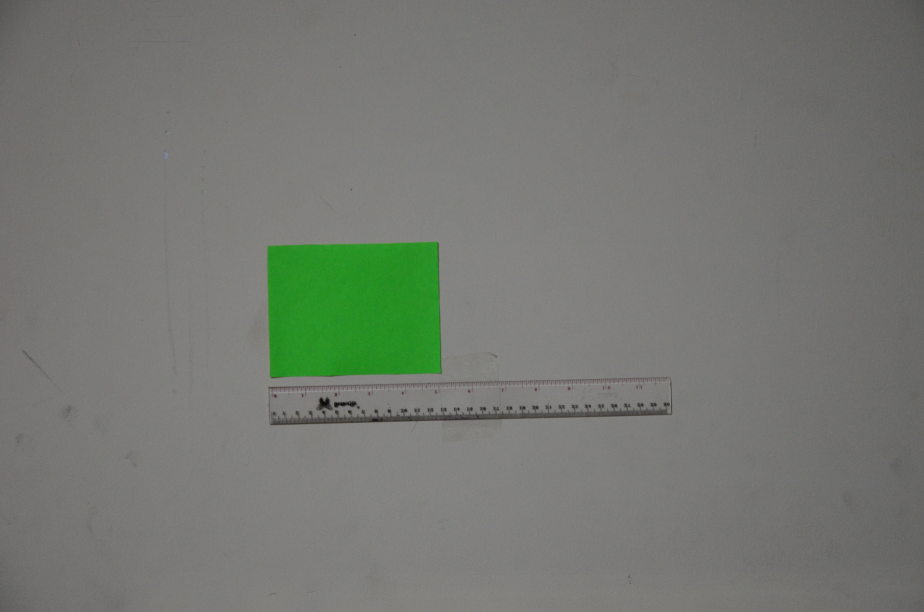
#> input picture task/task02/img/pos1.jpg, 3696 x 2448 px, found by its file name (shown at 1/4 size); its folder holds 6 pictures in this run
$ python 10219084_no01.py
#> lines starting #> are read from the running program, lines starting #| are printed output that depends on the picture; after the words box and inside, x2 and y2 are one past the last pixel; in counts of white or black regions, pixels touching at a corner belong together
import cv2 as cv
import matplotlib.pyplot as plt
import numpy as np
import sys
from scipy.spatial import distance as dist
from math import sqrt


def imshow_resized(I, winname='output', divider=1):
    h,w = I.shape[:2]
    im = cv.resize(I, (w//divider,h//divider))
    cv.imshow(winname, im)

def show_histogram(I, channels=[0], mask=None, hist_size=[256], ranges=[0,256]):
    hist = cv.calcHist(I, channels, mask, hist_size, ranges)
    plt.plot(hist)
    plt.grid(which='major', linewidth=1.2)
    plt.grid(which='minor', linewidth=0.6)
    plt.minorticks_on()
    plt.tight_layout()
    # then, call plt.show() in main program

def show_hsv_hist(I):
    h,s,v = I[:,:,0], I[:,:,1], I[:,:,2]
    plt.subplot(131), plt.title('H'), show_histogram([h], channels=[0])
    plt.subplot(132), plt.title('S'), show_histogram([s], channels=[0])
    plt.subplot(133), plt.title('V'), show_histogram([v], channels=[0])
    # then, call plt.show() in main program

# i want to rearrange: topleft, topright, btmright, btmleft
def reorder_box(pts):
	xSorted = pts[np.argsort(pts[:, 0]), :]
	leftMost = xSorted[:2, :]
	rightMost = xSorted[2:, :]
	leftMost = leftMost[np.argsort(leftMost[:, 1]), :]
	(tl, bl) = leftMost
	D = dist.cdist(tl[np.newaxis], rightMost, "euclidean")[0]
	(br, tr) = rightMost[np.argsort(D)[::-1], :]
	return np.array([tl, tr, br, bl])

def get_boxes(cnts):
    boxes = []      # array to store box for every contour
    for cnt in cnts:
        rect = cv.minAreaRect(cnt)
        box = cv.boxPoints(rect)
        box = np.int0(box)
        box = reorder_box(box)      # reorder 4 points in box
        boxes.append(box)
    return boxes

def draw_contours(I, cnts):
    boxes = get_boxes(cnts)
    cv.drawContours(I, boxes, -1, (0,255,255), 1)
    return I, boxes

# get centroid of every detected cnt, return it as array
def get_centroid(cnts):
    arr = []    # to store centroid(s)
    for cnt in cnts:    # iterate on every object detected
        M = cv.moments(cnt)
        cx = int(M['m10']/M['m00'])
        cy = int(M['m01']/M['m00'])
        arr.append( (cx, cy) )
    return arr

def put_text_centroid(frame, xc, yc, text, factor=1):
    dist = 20*factor
    org = (xc-dist-dist, yc-dist)
    fontFace = cv.FONT_HERSHEY_SIMPLEX
    fontScale = 0.5*factor
    color = (0,255,0)
    thickness = 1*factor
    text_color_bg = (0,0,0)
    # background
    text_size, _ = cv.getTextSize(text, fontFace, fontScale, thickness)
    text_w, text_h = text_size
    cv.rectangle(frame, org, (org[0]+text_w, org[1]-text_h), text_color_bg, -1)
    cv.putText(frame, text, org, fontFace, fontScale, color, thickness, cv.LINE_AA)

# draw point for every centroid in centroid_array
def draw_centroid(frame, arr):
    # access pixel and change the color
    if len(arr) != 0: count_id = 1
    for (xc, yc) in arr:    # remember that, arr = [(cendtroid_id_1), (centroid_id_2), ...]
        cv.circle(frame, center=(xc, yc), radius=1, color=(0,0,255), thickness=2)
        put_text_centroid(frame, xc, yc, text="(%s, %s)" %(xc, yc), factor=1)
        count_id += 1
    return frame

def im_process(im_path='./img/filename.jpg'):
    im_ori = cv.imread(sys.path[0] + im_path)
    im_resize = cv.resize(im_ori, (960,540))
    im_hsv = cv.cvtColor(im_resize, cv.COLOR_BGR2HSV)
    im_blur = cv.GaussianBlur(im_hsv, (5,5), 5)

    # from the hsv histogram, i know the lower n upper hsv
    # show_hsv_hist(im_hsv), plt.show()   # hide this later
    lower_hsv, upper_hsv = np.array([50,64,64]), np.array([70,255,255])
    mask = cv.inRange(im_blur, lower_hsv, upper_hsv)

    # remove little area
    kernel = np.ones((5,5), np.uint8)
    im_eroded = cv.erode(mask, kernel, 10)
    im_dilated = cv.dilate(im_eroded, kernel, 10)

    im_edged = cv.Canny(im_dilated, 0, 255)
    cnts, hierarchy = cv.findContours(im_edged, cv.RETR_EXTERNAL, cv.CHAIN_APPROX_SIMPLE)
    print('Jumlah kontur terdeteksi: %s' %len(cnts))
    im_contoured, cnts = draw_contours(im_resize.copy(), cnts)

    # get n draw centroid of every cnt
    centroid_arr = get_centroid(cnts)
    im_centroided = draw_centroid(im_contoured, centroid_arr)

    return im_centroided, centroid_arr

def get_euclidian_distance(pt1=[0,0], pt2=[0,0]):
    dx = pt2[0] - pt1[0]
    dy = pt2[1] - pt1[1]
    dist = sqrt(dx**2 + dy**2)
    return dist

def midpoint(ptA, ptB):
	return ((ptA[0] + ptB[0]) * 0.5, (ptA[1] + ptB[1]) * 0.5)

# i want to blend 2 image
def get_final_im(im1, im2, pts1, pts2):
    im = cv.addWeighted(im1, 0.5, im2, 0.5, gamma=0.0)
    cv.line(im, pts1, pts2, (0,0,255), 1)
    (xc,yc) = midpoint(pts1, pts2)
    distance = get_euclidian_distance(pts1, pts2)
    put_text_centroid(im, int(xc), int(yc), text='d=%spx' %int(distance), factor=1)
    return im

def save_list_images(list_im=[], labels=[]):
    for i in range(len(list_im)):
        filename = sys.path[0] + './img/%s.jpg' %(labels[i])
        cv.imwrite(filename, list_im[i])


if __name__ == "__main__":
    im_pos1, centroid_arr1 = im_process(im_path='./img/pos1.jpg')
#> in im_process, im_ori is the input picture: shape (2448, 3696, 3); mean B, G, R 113.7, 120.4, 116.8
#> in im_process, `im_hsv = cv.cvtColor(im_resize, cv.COLOR_BGR2HSV)`: im_hsv: shape (540, 960, 3); mean H, S, V 31, 14.6, 121.1
#> in im_process, `im_blur = cv.GaussianBlur(im_hsv, (5,5), 5)`: im_blur: shape (540, 960, 3); mean H, S, V 31, 14.6, 121.1
#> in im_process, `mask = cv.inRange(im_blur, lower_hsv, upper_hsv)`:
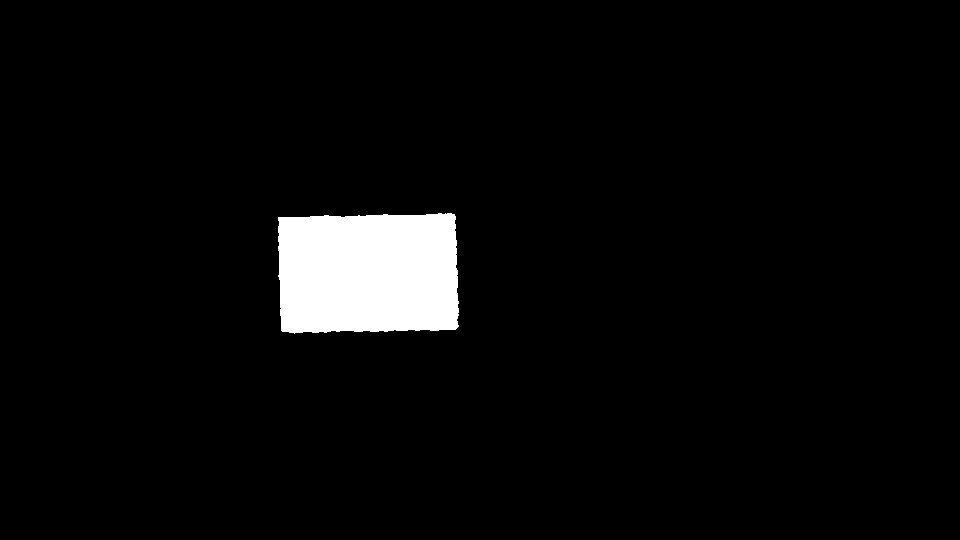
#> mask: shape (540, 960); 4% white; 1 white region, box (x1, y1, x2, y2) and area: (278, 213, 459, 334) 20620
#> in im_process, `im_eroded = cv.erode(mask, kernel, 10)`: im_eroded: shape (540, 960); 3.7% white; 1 white region, box (x1, y1, x2, y2) and area: (280, 215, 457, 331) 19320
#> in im_process, `im_dilated = cv.dilate(im_eroded, kernel, 10)`: im_dilated: shape (540, 960); 4% white; 1 white region, box (x1, y1, x2, y2) and area: (278, 213, 459, 333) 20584
#> in im_process, `im_edged = cv.Canny(im_dilated, 0, 255)`:
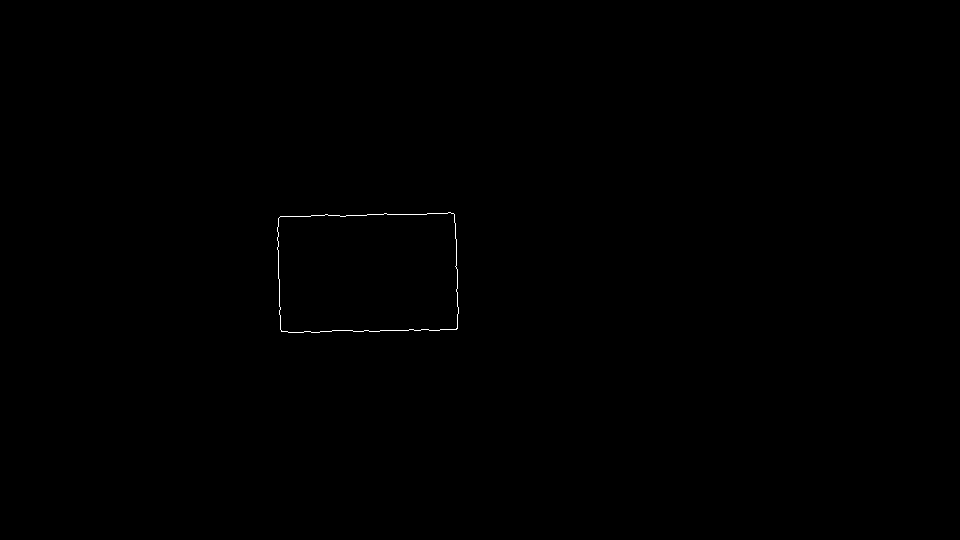
#> im_edged: shape (540, 960); 0.11% white in thin lines or dots, all inside (x1, y1, x2, y2) = (277, 212, 459, 333)
#> in im_process, `cnts, hierarchy = cv.findContours(im_edged, cv.RETR_EXTERNAL, cv.CHAIN..`: cnts = 1 contour; box (x1, y1, x2, y2) and area: (277, 212, 459, 333) 20594
#| Jumlah kontur terdeteksi: 1
#> the loop in get_boxes, `for cnt in cnts:` made 1 pass
#> (rect, box, D in reorder_box) on pass 1: (((367.4, 272.2), (180, 117.9), -0.955), [[276, 214], [456, 211], [458, 329], [278, 332]], [180, 215.3])
#> after the loop in get_boxes, `for cnt in cnts:`: boxes = [[[276, 214], [456, 211], [458, 329], [278, 332]]]
#> the loop in get_centroid, `for cnt in cnts:` made 1 pass
#> (cnt, cx, cy) on pass 1: ([[276, 214], [456, 211], [458, 329], [278, 332]], 367, 271)
#> after the loop in get_centroid, `for cnt in cnts:`: arr = [(367, 271)]
#> the loop in draw_centroid, `for (xc, yc) in arr:` made 1 pass
#> (xc, yc, dist in put_text_centroid, org in put_text_centroid, fontFace in put_text_centroid, fontScale in put_text_centroid, color in put_text_centroid, thickness in put_text_centroid) on pass 1: (367, 271, 20, (327, 251), 0, 0.5, (0, 255, 0), 1)
#> after the loop in draw_centroid, `for (xc, yc) in arr:`: count_id = 2
#> centroid_arr1 = [(367, 271)]
    print(centroid_arr1)
#| [(367, 271)]
    im_pos2, centroid_arr2 = im_process(im_path='./img/pos2.jpg')
#> call 2 of im_process, with im_path = './img/pos2.jpg'
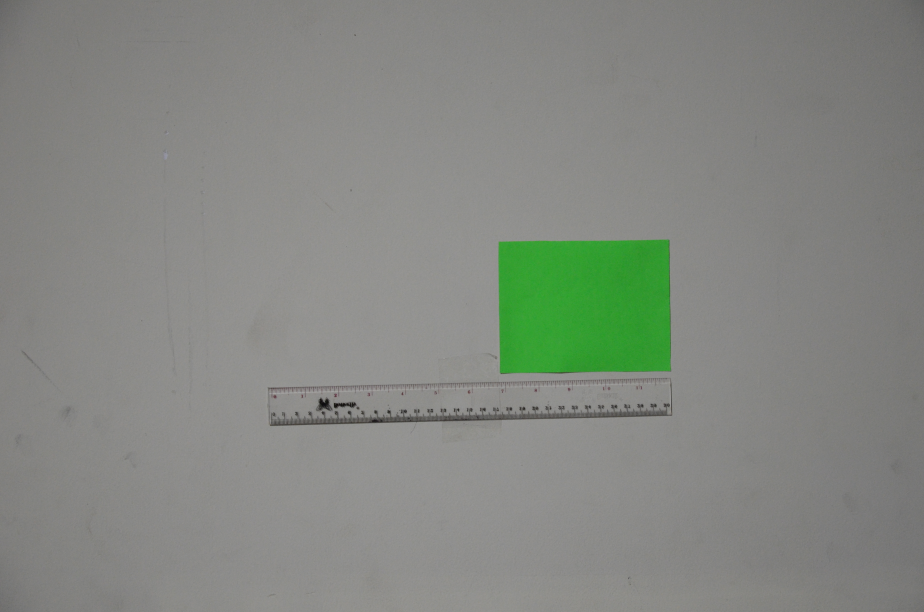
#> input picture task/task02/img/pos2.jpg, 3696 x 2448 px, found by its file name (shown at 1/4 size)
#> in im_process, im_ori is the input picture: shape (2448, 3696, 3); mean B, G, R 129.5, 135.9, 132.1
#> in im_process (call 2), `im_resize = cv.resize(im_ori, (960,540))`:
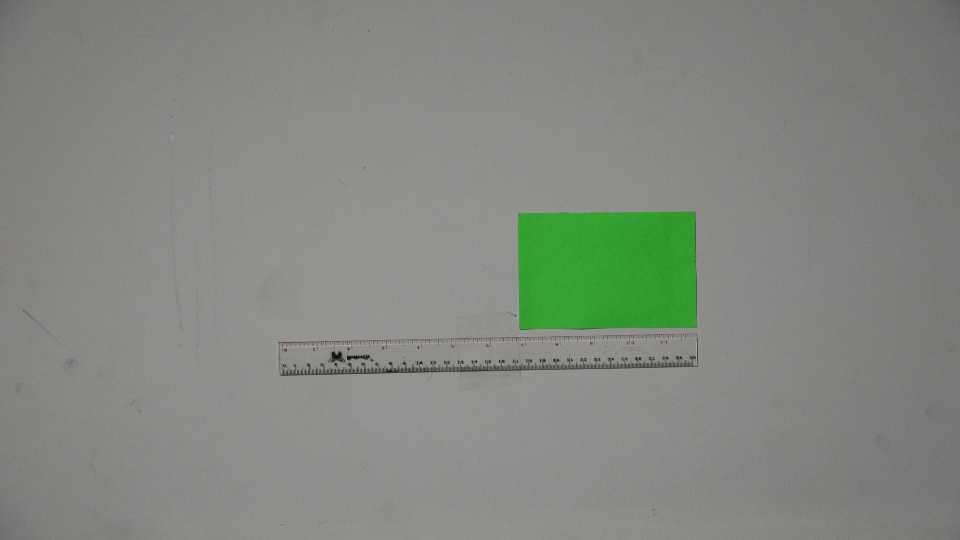
#> im_resize: shape (540, 960, 3); mean B, G, R 129.4, 135.8, 132
#> in im_process (call 2), `im_hsv = cv.cvtColor(im_resize, cv.COLOR_BGR2HSV)`: im_hsv: shape (540, 960, 3); mean H, S, V 30.1, 12, 136.3
#> in im_process (call 2), `im_blur = cv.GaussianBlur(im_hsv, (5,5), 5)`: im_blur: shape (540, 960, 3); mean H, S, V 30.1, 12, 136.3
#> in im_process (call 2), `mask = cv.inRange(im_blur, lower_hsv, upper_hsv)`: mask: shape (540, 960); 4% white; 1 white region, box (x1, y1, x2, y2) and area: (517, 211, 698, 330) 20699
#> in im_process (call 2), `im_eroded = cv.erode(mask, kernel, 10)`: im_eroded: shape (540, 960); 3.7% white; 1 white region, box (x1, y1, x2, y2) and area: (520, 214, 695, 328) 19414
#> in im_process (call 2), `im_dilated = cv.dilate(im_eroded, kernel, 10)`: im_dilated: shape (540, 960); 4% white; 1 white region, box (x1, y1, x2, y2) and area: (518, 212, 697, 330) 20646
#> in im_process (call 2), `im_edged = cv.Canny(im_dilated, 0, 255)`:
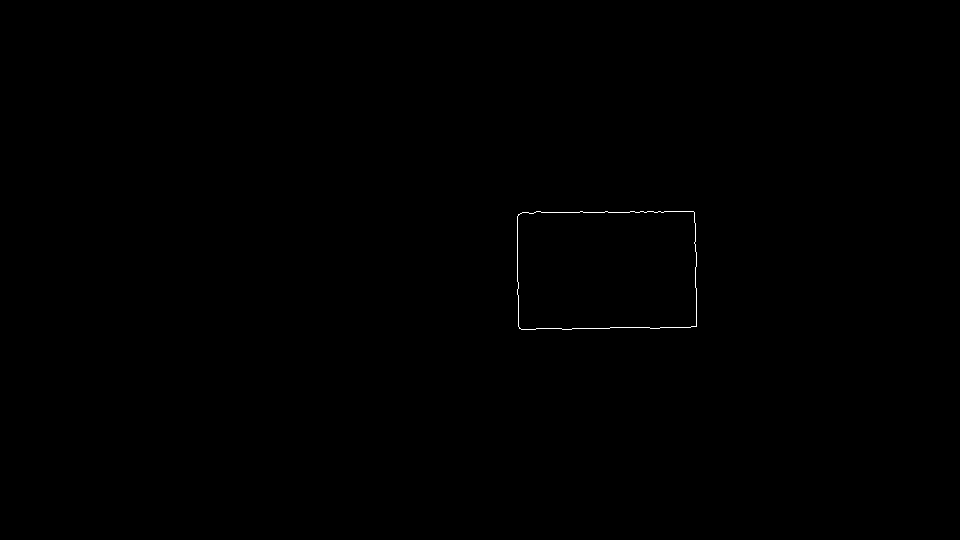
#> im_edged: shape (540, 960); 0.11% white in thin lines or dots, all inside (x1, y1, x2, y2) = (517, 211, 697, 330)
#> in im_process (call 2), `cnts, hierarchy = cv.findContours(im_edged, cv.RETR_EXTERNAL, cv.CHAIN..`: cnts = 1 contour; box (x1, y1, x2, y2) and area: (517, 211, 697, 330) 20638
#| Jumlah kontur terdeteksi: 1
#> the loop in get_boxes (call 2), `for cnt in cnts:` made 1 pass
#> (rect, box, xSorted in reorder_box, D in reorder_box) on pass 1: (((606.5, 270), (118, 179), -90), [[517, 211], [696, 211], [696, 329], [517, 329]], [[517, 329], [517, 211], [696, 329], [696, 211]], [214.4, 179])
#> in im_process (call 2), `im_contoured, cnts = draw_contours(im_resize.copy(), cnts)`: cnts = [[[517, 211], [696, 211], [696, 329], [517, 329]]]
#> the loop in get_centroid (call 2), `for cnt in cnts:` made 1 pass
#> (cnt, cx, cy) on pass 1: ([[517, 211], [696, 211], [696, 329], [517, 329]], 606, 270)
#> in im_process (call 2), `centroid_arr = get_centroid(cnts)`: centroid_arr = [(606, 270)]
#> the loop in draw_centroid (call 2), `for (xc, yc) in arr:` made 1 pass
#> (xc, yc, dist in put_text_centroid, org in put_text_centroid, fontFace in put_text_centroid, fontScale in put_text_centroid, color in put_text_centroid, thickness in put_text_centroid) on pass 1: (606, 270, 20, (566, 250), 0, 0.5, (0, 255, 0), 1)
#> centroid_arr2 = [(606, 270)]
    print(centroid_arr2)
#| [(606, 270)]

    im_final = get_final_im(im_pos1, im_pos2, centroid_arr1[0], centroid_arr2[0])
#> in get_final_im, `cv.line(im, pts1, pts2, (0,0,255), 1)`:
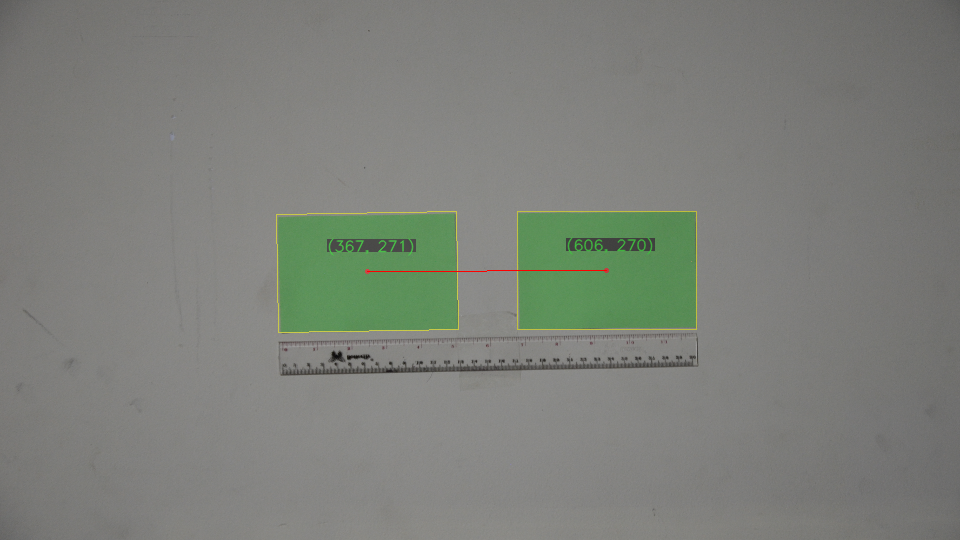
#> im: shape (540, 960, 3); mean of channels 0, 1, 2 121.2, 127.9, 124.5; drawn as B, G, R
#> call 3 of put_text_centroid, with xc = 486, yc = 270, text = 'd=239px', factor = 1
#> in put_text_centroid (call 3), `text_size, _ = cv.getTextSize(text, fontFace, fontScale, thickness)`: text_size = (72, 12)
#> in put_text_centroid (call 3), `text_w, text_h = text_size`: text_w = 72
#> in put_text_centroid (call 3), `cv.putText(frame, text, org, fontFace, fontScale, color, thickness, cv..`:
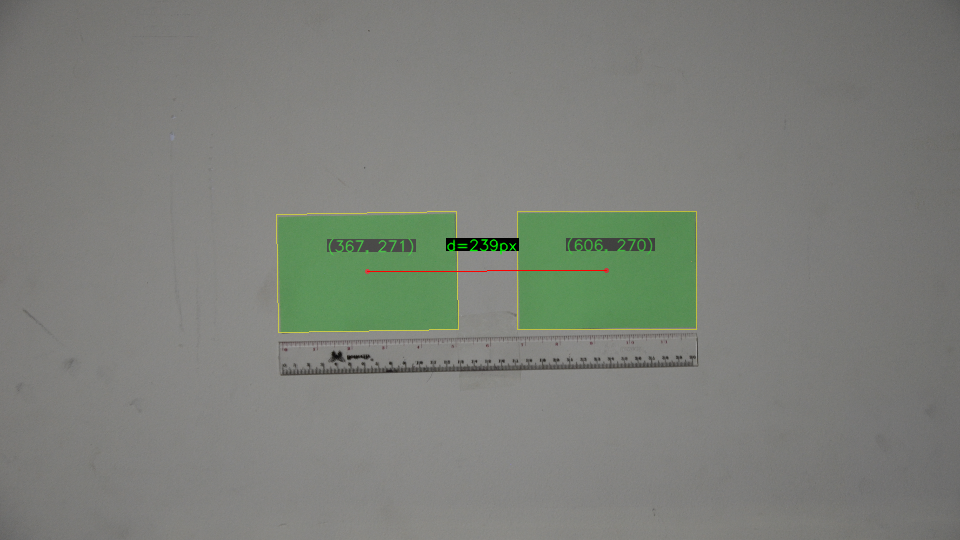
#> frame: shape (540, 960, 3); mean of channels 0, 1, 2 121, 127.7, 124.2; drawn as B, G, R

    save_list_images([im_pos1, im_pos2, im_final], ['im_pos1', 'im_pos2', 'im_final'])
#> the loop in save_list_images, `for i in range(len(list_im)):` made 3 passes

    imshow_resized(im_pos1, 'im_pos1')
    imshow_resized(im_pos2, 'im_pos2')
    imshow_resized(im_final, 'final')
    cv.waitKey(0)
